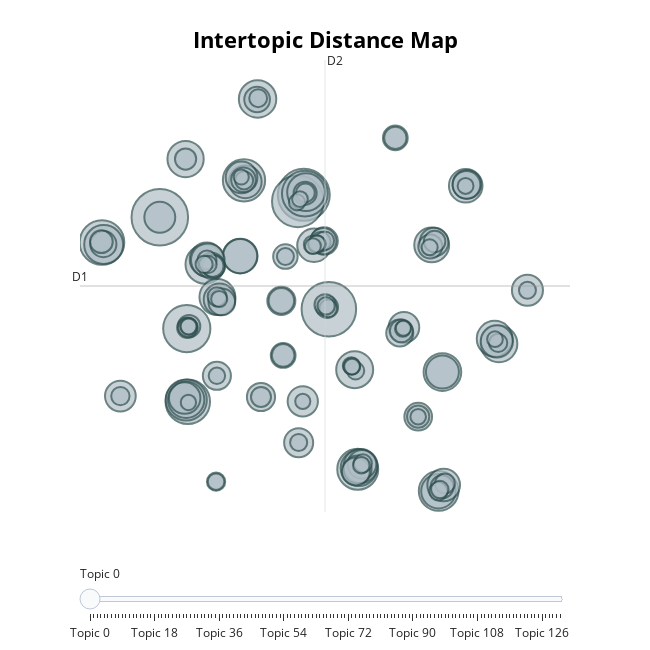

The cell this chart's notebook holds for it:
### Code cell
# Creating clusters for the whole data set
model,topics,proba = cluster_data(df,min_topic_size=50,fine_tune_label=True,get_topics=True,get_proba=True)
# Saving the BERTopic model
model.save("./models/bertopic_model_whole_data_set.brt")
df = add_topic_labels(df,topics,proba,model)
display(model.get_topic_info())
model.visualize_topics()

### Figure 1 — Plotly figure (JSON) as saved in the notebook; plotly's stock layout.template omitted (floating-point values rounded to 4 significant figures; data arrays with more than 128 entries replaced by an {"elided": "..."} marker saying what was removed)
{"data": [{"customdata": {"elided": "132x3 mixed values"}, "hovertemplate": "<b>Topic %{customdata[0]}</b><br>%{customdata[1]}<br>Size: %{customdata[2]}", "legendgroup": "", "marker": {"color": "#B0BEC5", "line": {"color": "DarkSlateGrey", "width": 2}, "size": {"elided": "132 int values"}, "sizemode": "area", "sizeref": 0.4437, "symbol": "circle"}, "mode": "markers", "name": "", "orientation": "v", "showlegend": false, "type": "scatter", "x": {"elided": "132 float values"}, "xaxis": "x", "y": {"elided": "132 float values"}, "yaxis": "y"}], "layout": {"annotations": [{"showarrow": false, "text": "D1", "x": -13.69, "y": 4.741, "yshift": 10}, {"showarrow": false, "text": "D2", "x": 6.792, "xshift": 10, "y": 20.75}], "height": 650, "hoverlabel": {"bgcolor": "white", "font": {"family": "Rockwell", "size": 16}}, "legend": {"itemsizing": "constant", "tracegroupgap": 0}, "margin": {"t": 60}, "shapes": [{"line": {"color": "#CFD8DC", "width": 2}, "type": "line", "x0": 6.792, "x1": 6.792, "y0": -11.27, "y1": 20.75}, {"line": {"color": "#9E9E9E", "width": 2}, "type": "line", "x0": -13.69, "x1": 27.27, "y0": 4.741, "y1": 4.741}], "sliders": [{"active": 0, "pad": {"t": 50}, "steps": [{"args": [{"marker.color": {"elided": "1x132 str values"}}], "label": "Topic 0", "method": "update"}, {"args": [{"marker.color": {"elided": "1x132 str values"}}], "label": "Topic 1", "method": "update"}, {"args": [{"marker.color": {"elided": "1x132 str values"}}], "label": "Topic 2", "method": "update"}, {"args": [{"marker.color": {"elided": "1x132 str values"}}], "label": "Topic 3", "method": "update"}, {"args": [{"marker.color": {"elided": "1x132 str values"}}], "label": "Topic 4", "method": "update"}, {"args": [{"marker.color": {"elided": "1x132 str values"}}], "label": "Topic 5", "method": "update"}, {"args": [{"marker.color": {"elided": "1x132 str values"}}], "label": "Topic 6", "method": "update"}, {"args": [{"marker.color": {"elided": "1x132 str values"}}], "label": "Topic 7", "method": "update"}, {"args": [{"marker.color": {"elided": "1x132 str values"}}], "label": "Topic 8", "method": "update"}, {"args": [{"marker.color": {"elided": "1x132 str values"}}], "label": "Topic 9", "method": "update"}, {"args": [{"marker.color": {"elided": "1x132 str values"}}], "label": "Topic 10", "method": "update"}, {"args": [{"marker.color": {"elided": "1x132 str values"}}], "label": "Topic 11", "method": "update"}, {"args": [{"marker.color": {"elided": "1x132 str values"}}], "label": "Topic 12", "method": "update"}, {"args": [{"marker.color": {"elided": "1x132 str values"}}], "label": "Topic 13", "method": "update"}, {"args": [{"marker.color": {"elided": "1x132 str values"}}], "label": "Topic 14", "method": "update"}, {"args": [{"marker.color": {"elided": "1x132 str values"}}], "label": "Topic 15", "method": "update"}, {"args": [{"marker.color": {"elided": "1x132 str values"}}], "label": "Topic 16", "method": "update"}, {"args": [{"marker.color": {"elided": "1x132 str values"}}], "label": "Topic 17", "method": "update"}, {"args": [{"marker.color": {"elided": "1x132 str values"}}], "label": "Topic 18", "method": "update"}, {"args": [{"marker.color": {"elided": "1x132 str values"}}], "label": "Topic 19", "method": "update"}, {"args": [{"marker.color": {"elided": "1x132 str values"}}], "label": "Topic 20", "method": "update"}, {"args": [{"marker.color": {"elided": "1x132 str values"}}], "label": "Topic 21", "method": "update"}, {"args": [{"marker.color": {"elided": "1x132 str values"}}], "label": "Topic 22", "method": "update"}, {"args": [{"marker.color": {"elided": "1x132 str values"}}], "label": "Topic 23", "method": "update"}, {"args": [{"marker.color": {"elided": "1x132 str values"}}], "label": "Topic 24", "method": "update"}, {"args": [{"marker.color": {"elided": "1x132 str values"}}], "label": "Topic 25", "method": "update"}, {"args": [{"marker.color": {"elided": "1x132 str values"}}], "label": "Topic 26", "method": "update"}, {"args": [{"marker.color": {"elided": "1x132 str values"}}], "label": "Topic 27", "method": "update"}, {"args": [{"marker.color": {"elided": "1x132 str values"}}], "label": "Topic 28", "method": "update"}, {"args": [{"marker.color": {"elided": "1x132 str values"}}], "label": "Topic 29", "method": "update"}, {"args": [{"marker.color": {"elided": "1x132 str values"}}], "label": "Topic 30", "method": "update"}, {"args": [{"marker.color": {"elided": "1x132 str values"}}], "label": "Topic 31", "method": "update"}, {"args": [{"marker.color": {"elided": "1x132 str values"}}], "label": "Topic 32", "method": "update"}, {"args": [{"marker.color": {"elided": "1x132 str values"}}], "label": "Topic 33", "method": "update"}, {"args": [{"marker.color": {"elided": "1x132 str values"}}], "label": "Topic 34", "method": "update"}, {"args": [{"marker.color": {"elided": "1x132 str values"}}], "label": "Topic 35", "method": "update"}, {"args": [{"marker.color": {"elided": "1x132 str values"}}], "label": "Topic 36", "method": "update"}, {"args": [{"marker.color": {"elided": "1x132 str values"}}], "label": "Topic 37", "method": "update"}, {"args": [{"marker.color": {"elided": "1x132 str values"}}], "label": "Topic 38", "method": "update"}, {"args": [{"marker.color": {"elided": "1x132 str values"}}], "label": "Topic 39", "method": "update"}, {"args": [{"marker.color": {"elided": "1x132 str values"}}], "label": "Topic 40", "method": "update"}, {"args": [{"marker.color": {"elided": "1x132 str values"}}], "label": "Topic 41", "method": "update"}, {"args": [{"marker.color": {"elided": "1x132 str values"}}], "label": "Topic 42", "method": "update"}, {"args": [{"marker.color": {"elided": "1x132 str values"}}], "label": "Topic 43", "method": "update"}, {"args": [{"marker.color": {"elided": "1x132 str values"}}], "label": "Topic 44", "method": "update"}, {"args": [{"marker.color": {"elided": "1x132 str values"}}], "label": "Topic 45", "method": "update"}, {"args": [{"marker.color": {"elided": "1x132 str values"}}], "label": "Topic 46", "method": "update"}, {"args": [{"marker.color": {"elided": "1x132 str values"}}], "label": "Topic 47", "method": "update"}, {"args": [{"marker.color": {"elided": "1x132 str values"}}], "label": "Topic 48", "method": "update"}, {"args": [{"marker.color": {"elided": "1x132 str values"}}], "label": "Topic 49", "method": "update"}, {"args": [{"marker.color": {"elided": "1x132 str values"}}], "label": "Topic 50", "method": "update"}, {"args": [{"marker.color": {"elided": "1x132 str values"}}], "label": "Topic 51", "method": "update"}, {"args": [{"marker.color": {"elided": "1x132 str values"}}], "label": "Topic 52", "method": "update"}, {"args": [{"marker.color": {"elided": "1x132 str values"}}], "label": "Topic 53", "method": "update"}, {"args": [{"marker.color": {"elided": "1x132 str values"}}], "label": "Topic 54", "method": "update"}, {"args": [{"marker.color": {"elided": "1x132 str values"}}], "label": "Topic 55", "method": "update"}, {"args": [{"marker.color": {"elided": "1x132 str values"}}], "label": "Topic 56", "method": "update"}, {"args": [{"marker.color": {"elided": "1x132 str values"}}], "label": "Topic 57", "method": "update"}, {"args": [{"marker.color": {"elided": "1x132 str values"}}], "label": "Topic 58", "method": "update"}, {"args": [{"marker.color": {"elided": "1x132 str values"}}], "label": "Topic 59", "method": "update"}, {"args": [{"marker.color": {"elided": "1x132 str values"}}], "label": "Topic 60", "method": "update"}, {"args": [{"marker.color": {"elided": "1x132 str values"}}], "label": "Topic 61", "method": "update"}, {"args": [{"marker.color": {"elided": "1x132 str values"}}], "label": "Topic 62", "method": "update"}, {"args": [{"marker.color": {"elided": "1x132 str values"}}], "label": "Topic 63", "method": "update"}, {"args": [{"marker.color": {"elided": "1x132 str values"}}], "label": "Topic 64", "method": "update"}, {"args": [{"marker.color": {"elided": "1x132 str values"}}], "label": "Topic 65", "method": "update"}, {"args": [{"marker.color": {"elided": "1x132 str values"}}], "label": "Topic 66", "method": "update"}, {"args": [{"marker.color": {"elided": "1x132 str values"}}], "label": "Topic 67", "method": "update"}, {"args": [{"marker.color": {"elided": "1x132 str values"}}], "label": "Topic 68", "method": "update"}, {"args": [{"marker.color": {"elided": "1x132 str values"}}], "label": "Topic 69", "method": "update"}, {"args": [{"marker.color": {"elided": "1x132 str values"}}], "label": "Topic 70", "method": "update"}, {"args": [{"marker.color": {"elided": "1x132 str values"}}], "label": "Topic 71", "method": "update"}, {"args": [{"marker.color": {"elided": "1x132 str values"}}], "label": "Topic 72", "method": "update"}, {"args": [{"marker.color": {"elided": "1x132 str values"}}], "label": "Topic 73", "method": "update"}, {"args": [{"marker.color": {"elided": "1x132 str values"}}], "label": "Topic 74", "method": "update"}, {"args": [{"marker.color": {"elided": "1x132 str values"}}], "label": "Topic 75", "method": "update"}, {"args": [{"marker.color": {"elided": "1x132 str values"}}], "label": "Topic 76", "method": "update"}, {"args": [{"marker.color": {"elided": "1x132 str values"}}], "label": "Topic 77", "method": "update"}, {"args": [{"marker.color": {"elided": "1x132 str values"}}], "label": "Topic 78", "method": "update"}, {"args": [{"marker.color": {"elided": "1x132 str values"}}], "label": "Topic 79", "method": "update"}, {"args": [{"marker.color": {"elided": "1x132 str values"}}], "label": "Topic 80", "method": "update"}, {"args": [{"marker.color": {"elided": "1x132 str values"}}], "label": "Topic 81", "method": "update"}, {"args": [{"marker.color": {"elided": "1x132 str values"}}], "label": "Topic 82", "method": "update"}, {"args": [{"marker.color": {"elided": "1x132 str values"}}], "label": "Topic 83", "method": "update"}, {"args": [{"marker.color": {"elided": "1x132 str values"}}], "label": "Topic 84", "method": "update"}, {"args": [{"marker.color": {"elided": "1x132 str values"}}], "label": "Topic 85", "method": "update"}, {"args": [{"marker.color": {"elided": "1x132 str values"}}], "label": "Topic 86", "method": "update"}, {"args": [{"marker.color": {"elided": "1x132 str values"}}], "label": "Topic 87", "method": "update"}, {"args": [{"marker.color": {"elided": "1x132 str values"}}], "label": "Topic 88", "method": "update"}, {"args": [{"marker.color": {"elided": "1x132 str values"}}], "label": "Topic 89", "method": "update"}, {"args": [{"marker.color": {"elided": "1x132 str values"}}], "label": "Topic 90", "method": "update"}, {"args": [{"marker.color": {"elided": "1x132 str values"}}], "label": "Topic 91", "method": "update"}, {"args": [{"marker.color": {"elided": "1x132 str values"}}], "label": "Topic 92", "method": "update"}, {"args": [{"marker.color": {"elided": "1x132 str values"}}], "label": "Topic 93", "method": "update"}, {"args": [{"marker.color": {"elided": "1x132 str values"}}], "label": "Topic 94", "method": "update"}, {"args": [{"marker.color": {"elided": "1x132 str values"}}], "label": "Topic 95", "method": "update"}, {"args": [{"marker.color": {"elided": "1x132 str values"}}], "label": "Topic 96", "method": "update"}, {"args": [{"marker.color": {"elided": "1x132 str values"}}], "label": "Topic 97", "method": "update"}, {"args": [{"marker.color": {"elided": "1x132 str values"}}], "label": "Topic 98", "method": "update"}, {"args": [{"marker.color": {"elided": "1x132 str values"}}], "label": "Topic 99", "method": "update"}, {"args": [{"marker.color": {"elided": "1x132 str values"}}], "label": "Topic 100", "method": "update"}, {"args": [{"marker.color": {"elided": "1x132 str values"}}], "label": "Topic 101", "method": "update"}, {"args": [{"marker.color": {"elided": "1x132 str values"}}], "label": "Topic 102", "method": "update"}, {"args": [{"marker.color": {"elided": "1x132 str values"}}], "label": "Topic 103", "method": "update"}, {"args": [{"marker.color": {"elided": "1x132 str values"}}], "label": "Topic 104", "method": "update"}, {"args": [{"marker.color": {"elided": "1x132 str values"}}], "label": "Topic 105", "method": "update"}, {"args": [{"marker.color": {"elided": "1x132 str values"}}], "label": "Topic 106", "method": "update"}, {"args": [{"marker.color": {"elided": "1x132 str values"}}], "label": "Topic 107", "method": "update"}, {"args": [{"marker.color": {"elided": "1x132 str values"}}], "label": "Topic 108", "method": "update"}, {"args": [{"marker.color": {"elided": "1x132 str values"}}], "label": "Topic 109", "method": "update"}, {"args": [{"marker.color": {"elided": "1x132 str values"}}], "label": "Topic 110", "method": "update"}, {"args": [{"marker.color": {"elided": "1x132 str values"}}], "label": "Topic 111", "method": "update"}, {"args": [{"marker.color": {"elided": "1x132 str values"}}], "label": "Topic 112", "method": "update"}, {"args": [{"marker.color": {"elided": "1x132 str values"}}], "label": "Topic 113", "method": "update"}, {"args": [{"marker.color": {"elided": "1x132 str values"}}], "label": "Topic 114", "method": "update"}, {"args": [{"marker.color": {"elided": "1x132 str values"}}], "label": "Topic 115", "method": "update"}, {"args": [{"marker.color": {"elided": "1x132 str values"}}], "label": "Topic 116", "method": "update"}, {"args": [{"marker.color": {"elided": "1x132 str values"}}], "label": "Topic 117", "method": "update"}, {"args": [{"marker.color": {"elided": "1x132 str values"}}], "label": "Topic 118", "method": "update"}, {"args": [{"marker.color": {"elided": "1x132 str values"}}], "label": "Topic 119", "method": "update"}, {"args": [{"marker.color": {"elided": "1x132 str values"}}], "label": "Topic 120", "method": "update"}, {"args": [{"marker.color": {"elided": "1x132 str values"}}], "label": "Topic 121", "method": "update"}, {"args": [{"marker.color": {"elided": "1x132 str values"}}], "label": "Topic 122", "method": "update"}, {"args": [{"marker.color": {"elided": "1x132 str values"}}], "label": "Topic 123", "method": "update"}, {"args": [{"marker.color": {"elided": "1x132 str values"}}], "label": "Topic 124", "method": "update"}, {"args": [{"marker.color": {"elided": "1x132 str values"}}], "label": "Topic 125", "method": "update"}, {"args": [{"marker.color": {"elided": "1x132 str values"}}], "label": "Topic 126", "method": "update"}, {"args": [{"marker.color": {"elided": "1x132 str values"}}], "label": "Topic 127", "method": "update"}, {"args": [{"marker.color": {"elided": "1x132 str values"}}], "label": "Topic 128", "method": "update"}, {"args": [{"marker.color": {"elided": "1x132 str values"}}], "label": "Topic 129", "method": "update"}, {"args": [{"marker.color": {"elided": "1x132 str values"}}], "label": "Topic 130", "method": "update"}, {"args": [{"marker.color": {"elided": "1x132 str values"}}], "label": "Topic 131", "method": "update"}]}], "title": {"font": {"color": "Black", "size": 22}, "text": "<b>Intertopic Distance Map</b>", "x": 0.5, "xanchor": "center", "y": 0.95, "yanchor": "top"}, "width": 650, "xaxis": {"anchor": "y", "domain": [0, 1], "range": [-13.69, 27.27], "title": {"text": ""}, "visible": false}, "yaxis": {"anchor": "x", "domain": [0, 1], "range": [-11.27, 20.75], "title": {"text": ""}, "visible": false}}}
